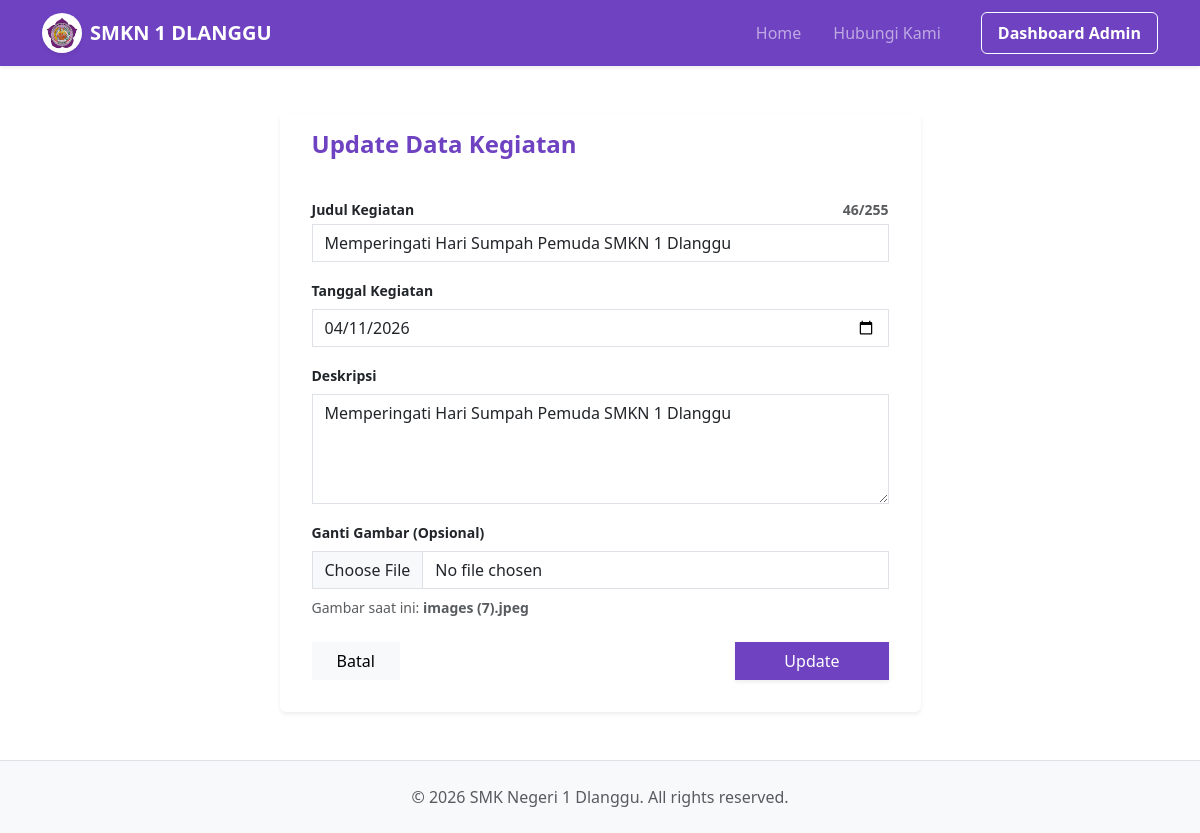
Screenshot of /admin/edit.php?id=2 (signed in) with the database file from the repository.
### tables this page shows
CREATE TABLE `kegiatan` (
  `id_kegiatan` int NOT NULL,
  `judul_kegiatan` varchar(255) NOT NULL,
  `deskripsi` text NOT NULL,
  `tanggal_kegiatan` date NOT NULL,
  `gambar` varchar(255) NOT NULL
);

### admin/edit.php (the view, shortened to what this page needs)
<?php
include '../config/koneksi.php';
include '../layouts/header.php';
$id = $_GET['id'];
$data = mysqli_query($koneksi, "SELECT * FROM kegiatan WHERE id_kegiatan='$id'");
$d = mysqli_fetch_array($data);
$error = isset($_GET['error']) ? $_GET['error'] : '';
$kelas_error = ($error == 'kepanjangan') ? 'is-invalid' : '';
?>
<div class="container mt-5">
    <div class="row justify-content-center">
        <div class="col-md-7">
            <div class="card border-0 shadow-sm p-3">
                <h4 class="fw-bold text-purple mb-4 px-3">Update Data Kegiatan</h4>
                <form action="aksi_kegiatan.php?aksi=update" method="post" enctype="multipart/form-data" class="card-body">
                    <div class="mb-3">
                        <div class="d-flex justify-content-between align-items-end mb-1">
                            <label class="form-label small fw-bold mb-0">Judul Kegiatan</label>
                            <small id="charCount" class="fw-bold text-muted">0/255</small>
                        </div>
                        <input type="text" id="inputJudul" name="judul" class="form-control rounded-0 <?php echo $kelas_error; ?>" value="<?php echo $d['judul_kegiatan']; ?>" required>
                    </div>
                    <div class="mb-3">
                        <label class="form-label small fw-bold">Tanggal Kegiatan</label>
                        <input type="date" name="tanggal" class="form-control rounded-0" value="<?php echo $d['tanggal_kegiatan']; ?>" required>
                    </div>
                    <div class="mb-3">
                        <label class="form-label small fw-bold">Deskripsi</label>
                        <textarea name="deskripsi" class="form-control rounded-0" rows="4" required><?php echo $d['deskripsi']; ?></textarea>
                    </div>
                    <div class="mb-4">
                        <label class="form-label small fw-bold">Ganti Gambar (Opsional)</label>
                        <input type="file" name="gambar" class="form-control rounded-0">
                        <p class="text-muted small mt-2">Gambar saat ini: <strong><?php echo $d['gambar']; ?></strong></p>
                    </div>
                    <div class="d-flex justify-content-between">
                        <a href="index.php" class="btn btn-light rounded-0 px-4">Batal</a>
                        <button type="submit" class="btn btn-purple rounded-0 px-5 shadow-sm">Update</button>
                    </div>
                </form>
            </div>
        </div>
    </div>
</div>
<?php include '../layouts/footer.php'; ?>

### layouts/header.php (style rules this page uses)
:root { --ungu-utama: #6f42c1; --ungu-gelap: #5a32a3; }
.btn-purple { background-color: var(--ungu-utama); color: white; border-radius: 4px; }
.text-purple { color: var(--ungu-utama); }

### rows the page displays
kegiatan: judul "Memperingati Hari Sumpah Pemuda SMKN 1 Dlanggu", tanggal "04/11/2026", deskripsi "Memperingati Hari Sumpah Pemuda SMKN 1 Dlanggu", gambar "images (7).jpeg"
